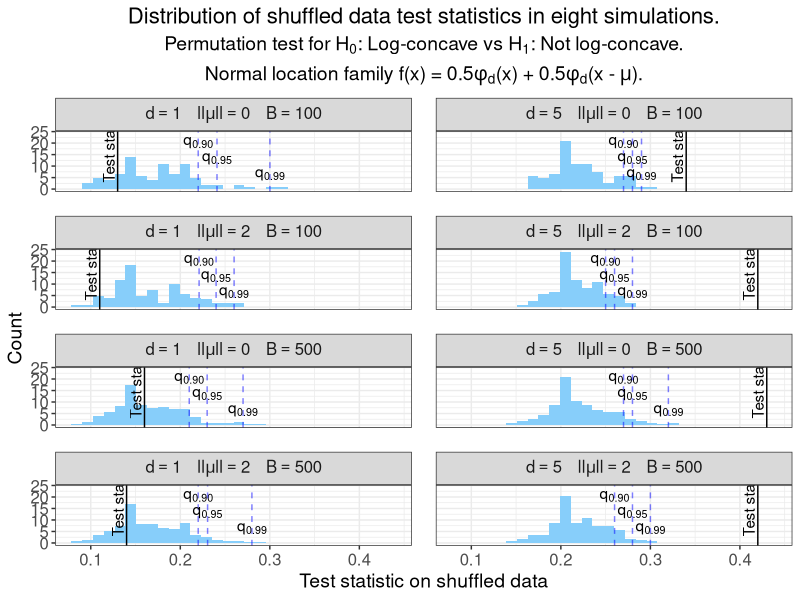

This figure's R source:
# Create Figure 13 in appendix.
# Plot quantiles of permutation test from Cule et al. (2010).
# H_0: log-concave versus H_1: not log-concave.
# Use two-component normal location model.

suppressMessages(library(data.table))
suppressMessages(library(tidyverse))

# Create theme
paper_theme <- theme_bw() +
  theme(plot.title = element_text(hjust = 0.5, size = 16),
        plot.subtitle = element_text(hjust = 0.5, size = 14),
        legend.title = element_text(size = 14),
        axis.title = element_text(size = 14),
        legend.text = element_text(size = 12),
        axis.text = element_text(size = 12),
        strip.text = element_text(size = 12),
        panel.spacing = unit(1.2, "lines"))

# Read in data
results <- fread("sim_data/fig13_perm_test_stats.csv")

# Data frame of quantiles and original test stats
quantile_df <- results %>% 
  group_by(d, mu_norm, B, orig_test_stat) %>% 
  dplyr::summarise(q90 = quantile(shuffle_test_stat, 0.90),
                   q95 = quantile(shuffle_test_stat, 0.95),
                   q99 = quantile(shuffle_test_stat, 0.99),
                   sim_count = n()) %>% 
  mutate(details = 
           factor(paste(d, mu_norm, B),
                  levels = c("1 0 100", "5 0 100", "1 2 100", "5 2 100",
                             "1 0 500", "5 0 500", "1 2 500", "5 2 500"),
                  labels = c("d==1 ~~~~ ll*mu*ll==0 ~~~~ B==100", 
                             "d==5 ~~~~ ll*mu*ll==0 ~~~~ B==100",
                             "d==1 ~~~~ ll*mu*ll==2 ~~~~ B==100", 
                             "d==5 ~~~~ ll*mu*ll==2 ~~~~ B==100",
                             "d==1 ~~~~ ll*mu*ll==0 ~~~~ B==500", 
                             "d==5 ~~~~ ll*mu*ll==0 ~~~~ B==500",
                             "d==1 ~~~~ ll*mu*ll==2 ~~~~ B==500",
                             "d==5 ~~~~ ll*mu*ll==2 ~~~~ B==500")))

# Check parameters
stopifnot(quantile_df$B == quantile_df$sim_count)

# Plot shuffled permutation test statistics, quantiles, and orig test statistics 
perm_test_quantiles <- results %>% 
  mutate(details = 
           factor(paste(d, mu_norm, B),
                  levels = c("1 0 100", "5 0 100", "1 2 100", "5 2 100",
                             "1 0 500", "5 0 500", "1 2 500", "5 2 500"),
                  labels = c("d==1 ~~~~ ll*mu*ll==0 ~~~~ B==100", 
                             "d==5 ~~~~ ll*mu*ll==0 ~~~~ B==100",
                             "d==1 ~~~~ ll*mu*ll==2 ~~~~ B==100", 
                             "d==5 ~~~~ ll*mu*ll==2 ~~~~ B==100",
                             "d==1 ~~~~ ll*mu*ll==0 ~~~~ B==500", 
                             "d==5 ~~~~ ll*mu*ll==0 ~~~~ B==500",
                             "d==1 ~~~~ ll*mu*ll==2 ~~~~ B==500",
                             "d==5 ~~~~ ll*mu*ll==2 ~~~~ B==500"))) %>% 
  ggplot(aes(x = shuffle_test_stat, y = ..density..)) +
  geom_histogram(fill = "lightskyblue", bins = 30) +
  facet_wrap(~ details, nrow = 4, labeller = label_parsed) +
  geom_vline(aes(xintercept = orig_test_stat), data = quantile_df,
             col = "black") + 
  geom_text(aes(x = orig_test_stat - 0.01, y = 15, label = "Test stat"), 
            data = quantile_df, angle = 90) +
  geom_vline(aes(xintercept = q90), data = quantile_df, 
             col = "blue", lty = "dashed", alpha = 0.5) +
  geom_text(aes(x = q90, y = 20, label = "q['0.90']"), data = quantile_df,
            parse = T, angle = 0) +
  geom_vline(aes(xintercept = q95), data = quantile_df, 
             col = "blue", lty = "dashed", alpha = 0.5) +
  geom_text(aes(x = q95, y = 13, label = "q[0.95]"), data = quantile_df,
            parse = T, angle = 0) +
  geom_vline(aes(xintercept = q99), data = quantile_df, 
             col = "blue", lty = "dashed", alpha = 0.5) +
  geom_text(aes(x = q99, y = 6, label = "q[0.99]"), data = quantile_df,
            parse = T, angle = 0) +
  labs(x = "Test statistic on shuffled data",
       y = "Count",
       title = "Distribution of shuffled data test statistics in eight simulations.",
       subtitle =  expression(atop("Permutation test for H"[0]*
                                ": Log-concave vs H"[1]*": Not log-concave.", 
                                "Normal location family f(x) = 0.5"*phi[d]*"(x)"~
                                  "+ 0.5"*phi[d]*"(x -"~mu*")."))) +
  paper_theme

#####################
##### Save plot #####
#####################

ggsave(plot = perm_test_quantiles,
       filename = "sim_plots/figure_13.pdf",
       width = 8, height = 7)
